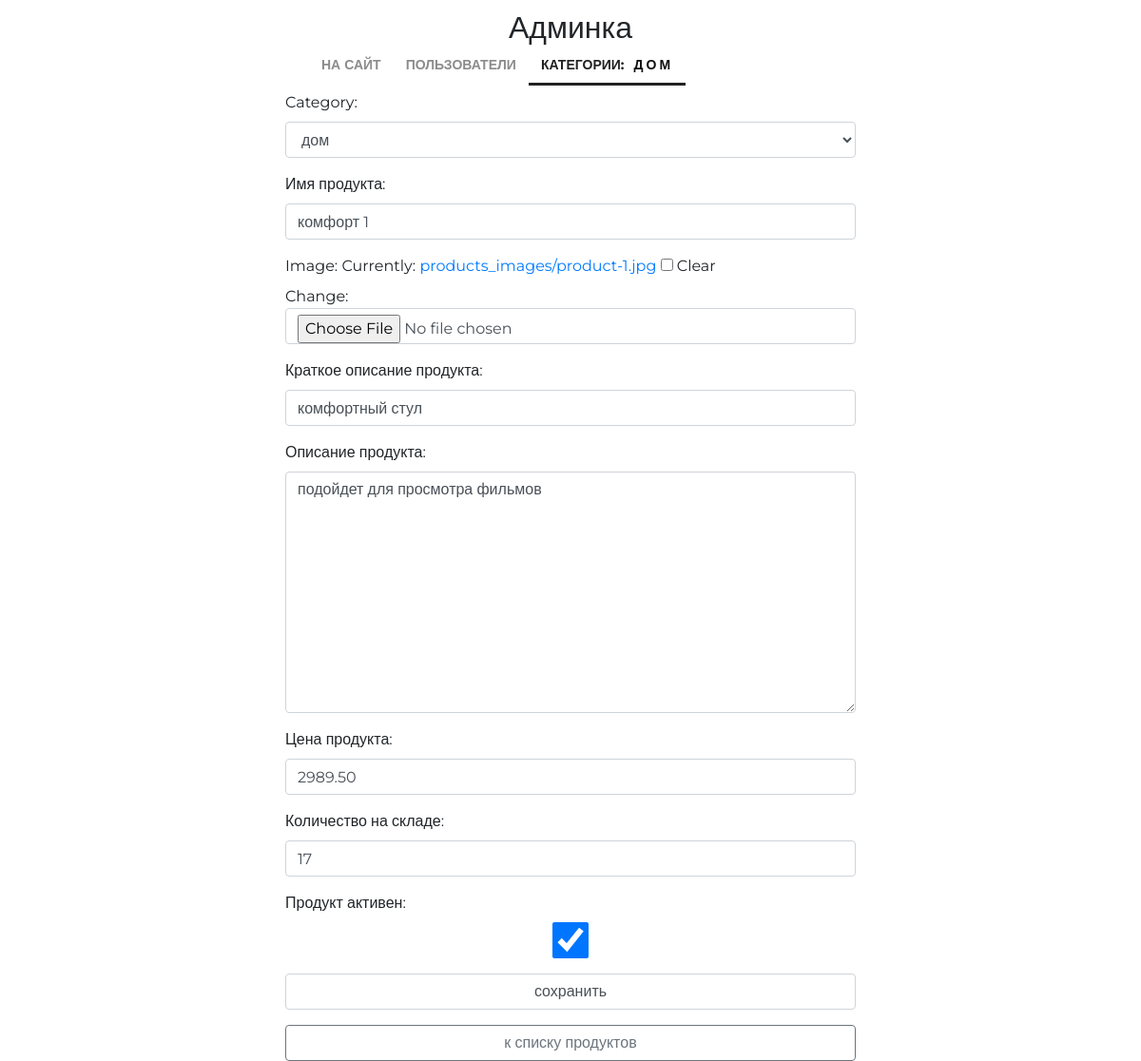
/admin/products/update/1/ (signed in), run on the app's committed database.
### mainapp/models.py (models this page shows, shortened)
class ProductCategory(models.Model):
    name = models.CharField(verbose_name="имя", max_length=64, unique=True)
    description = models.TextField(verbose_name="описание", blank=True)
    is_active = models.BooleanField(verbose_name="категория активна", default=True)
    def __str__(self):
        return self.name

class Product(models.Model):
    category = models.ForeignKey(ProductCategory, on_delete=models.CASCADE)
    name = models.CharField(verbose_name="имя продукта", max_length=128)
    image = models.ImageField(upload_to="products_images", blank=True)
    short_desc = models.CharField(verbose_name="краткое описание продукта", max_length=60, blank=True)
    description = models.TextField(verbose_name="описание продукта", blank=True)
    price = models.DecimalField(verbose_name="цена продукта", max_digits=8, decimal_places=2, default=0)
    quantity = models.PositiveIntegerField(verbose_name="количество на складе", default=0)
    is_active = models.BooleanField(verbose_name="продукт активен", default=True)

### adminapp/views.py (the view)
# urls.py: re_path(r"^products/update/(?P<pk>\d+)/$", adminapp.product_update, name="product_update"),
@user_passes_test(lambda u: u.is_superuser)
def product_update(request, pk):
    title = "продукт/редактирование"
    edit_product = get_object_or_404(Product, pk=pk)
    if request.method == "POST":
        edit_form = ProductEditForm(request.POST, request.FILES, instance=edit_product)
        if edit_form.is_valid():
            edit_form.save()
            return HttpResponseRedirect(reverse("admin:product_update", args=[edit_product.pk]))
    else:
        edit_form = ProductEditForm(instance=edit_product)
    content = {
        "title": title,
        "update_form": edit_form,
        "category": edit_product.category,
        "media_url": settings.MEDIA_URL,
    }
    return render(request, "adminapp/product_update.html", content)

### adminapp/forms.py
class ProductEditForm(forms.ModelForm):
    def __init__(self, *args, **kwargs):
        super(ProductEditForm, self).__init__(*args, **kwargs)
        for field_name, field in self.fields.items():
            field.widget.attrs["class"] = "form-control"
            field.help_text = ""
    class Meta:
        model = Product
        fields = "__all__"

### mainapp/context_processors.py (called while the page is built)
def basket(request):
    print("context processor basket works")
    basket = []
    if request.user.is_authenticated:
        basket = Basket.objects.filter(user=request.user)
    return {
        "basket": basket,
    }

### adminapp/templates/adminapp/product_update.html (shortened to what this page needs)
{% extends 'adminapp/base.html' %}
{% load static %}
{% block content %}
<div class="new_category_form">
    <form class="form-horizontal" method="post" enctype="multipart/form-data">
        {{ update_form.as_p }}
        <input class="form-control" type="submit" value="сохранить">
    </form>
    <a href="{% url 'admin:products' category.pk %}" class="btn btn-outline-secondary btn-block my-3" role="button">
        к списку продуктов
    </a>
</div>
{% endblock %}

### adminapp/templates/adminapp/includes/inc_menu.html
<ul class="menu">
    <li><a href="{% url 'main' %}">на сайт</a></li>
    <li>
        <a href="{% url 'admin:users' %}" class="{% if request.resolver_match.url_name == 'users' %}active{% endif %}">
            пользователи
        </a>
    </li>
    <li>
        <a href="{% url 'admin:categories' %}"
            class="{% if request.resolver_match.url_name == 'categories' or category.name %}active{% endif %}">
            категории{% if category %}:<span>{{ category.name }}</span>{% endif %}
        </a>
    </li>
</ul>

### static/style.css (style rules this page uses)
* { margin: 0; padding: 0; }
body { font-family: 'Montserrat', sans-serif; }
html, body { height: 100%; }
.admin_container .menu span { margin-left: 10px; font-weight: bold; letter-spacing: 3px; color: #111; }
.new_category_form { margin: 0 auto; width: 600px; }
.admin_menu ul.menu { display: block; float: none; width: 550px; height: 50px; margin: auto; color: #555; }
.menu { list-style-type: none; margin-top: 67px; float: right; }
.menu li { float: left; }
.menu a { color: #8c8c8c; font-size: 14px; font-weight: 700; text-align: right; text-transform: uppercase; text-decoration: none; padding: 10px 13px; }
.menu .active { color: #212121; font-weight: 700; border-bottom: 3px solid #212121; }

### data on the page
ProductCategory: name "ДОМ", name "комфорт 1"
Product: category "дом", short_desc "комфортный стул", description "подойдет для просмотра фильмов", price "2989.50", quantity "17", is_active "☑"
